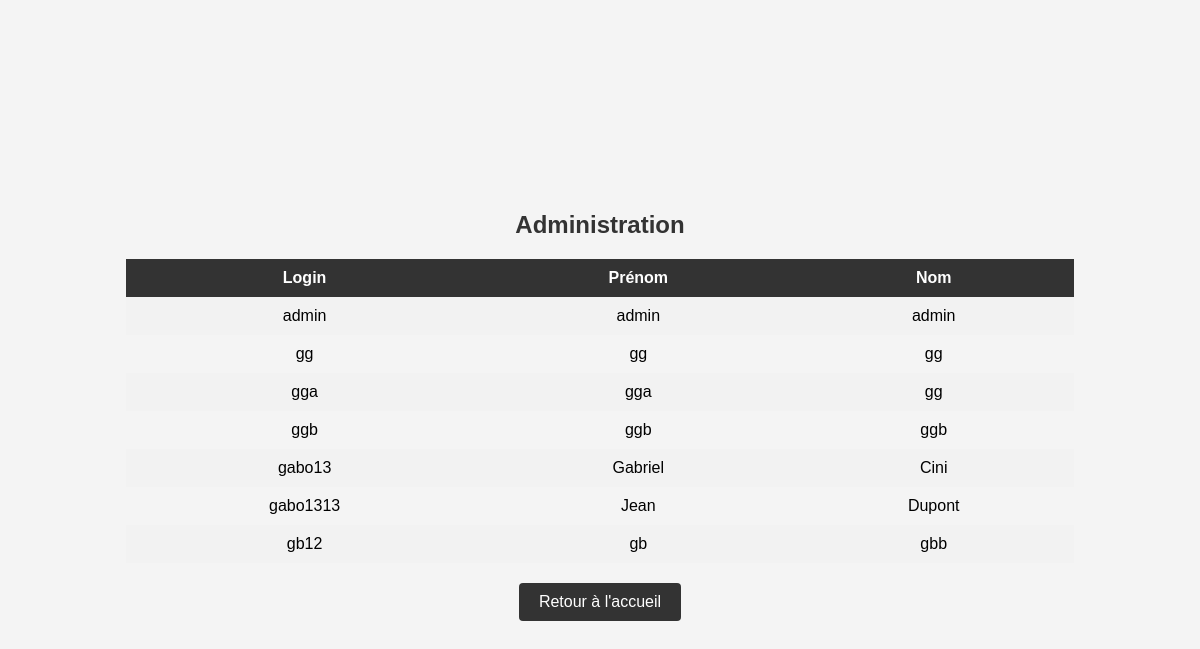
The app's page /admin.php with its own data.
### tables this page shows
CREATE TABLE IF NOT EXISTS `user` (
  `id` int NOT NULL AUTO_INCREMENT,
  `login` varchar(255) NOT NULL,
  `prenom` varchar(255) NOT NULL,
  `nom` varchar(255) NOT NULL,
  `password` varchar(255) NOT NULL,
  PRIMARY KEY (`id`)
);

### admin.php (the view, shortened to what this page needs)
<?php
$serveur = 'localhost:3306';
$utilisateur = 'gabriel-cini';
$motDePasse = 'Gabrieldyna@1';
$baseDeDonnees = 'gabriel-cini_module-connexion';
try {
    $conn = new PDO("mysql:host=$serveur;dbname=$baseDeDonnees", $utilisateur, $motDePasse);
    $conn->setAttribute(PDO::ATTR_ERRMODE, PDO::ERRMODE_EXCEPTION);
    $dtb = $conn->query("SELECT * FROM user");
    $utili = $dtb->fetchAll(PDO::FETCH_ASSOC);
} catch(PDOException $e) {
    echo "Erreur: " . $e->getMessage();
}
?>
<!DOCTYPE html>
<html>
<head>
    <link rel="stylesheet" type="text/css" href="style3.css">
</head>
<body>
    <div class="container">
        <h1>Administration</h1>
        <table>
            <tr>
                <th>Login</th>
                <th>Prénom</th>
                <th>Nom</th>
            </tr>
            <?php foreach ($utili as $user) : ?>
            <tr>
                <td><?php echo $user['login']; ?></td>
                <td><?php echo $user['prenom']; ?></td>
                <td><?php echo $user['nom']; ?></td>
            </tr>
            <?php endforeach; ?>
        </table>
        <a href="index.php" class="button">Retour à l'accueil</a>
    </div>
</body>
</html>

### style3.css (style rules this page uses)
body { display: flex; justify-content: center; align-items: center; min-height: 100vh; font-family: Arial, sans-serif; background-color: #f4f4f4; }
.container { width: 80%; margin: 0 auto; text-align: center; }
h1 { color: #333; font-size: 24px; }
table { width: 100%; margin-top: 20px; border-collapse: collapse; }
th { background-color: #333; color: #fff; padding: 10px; }
td { padding: 10px; }
tr:nth-child(even) { background-color: #f2f2f2; }
a.button { display: inline-block; margin-top: 20px; padding: 10px 20px; background-color: #333; color: #fff; text-decoration: none; border-radius: 4px; }

### records on screen
user: login "admin", prenom "admin", nom "admin"
user: login "gg", prenom "gg", nom "gg"
user: login "gga", prenom "gga", nom "gg"
user: login "ggb", prenom "ggb", nom "ggb"
user: login "gabo13", prenom "Gabriel", nom "Cini"
user: login "gabo1313", prenom "Jean", nom "Dupont"
user: login "gb12", prenom "gb", nom "gbb"
